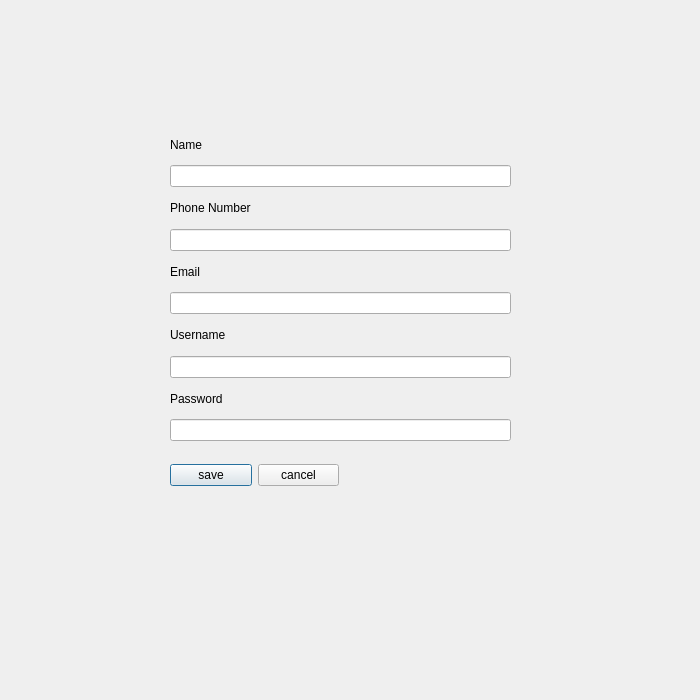
<?xml version="1.0" encoding="UTF-8"?>
<ui version="4.0">
 <class>EditProfile</class>
 <widget class="QDialog" name="EditProfile">
  <property name="geometry">
   <rect>
    <x>0</x>
    <y>0</y>
    <width>700</width>
    <height>700</height>
   </rect>
  </property>
  <property name="windowTitle">
   <string>Dialog</string>
  </property>
  <widget class="QWidget" name="layoutWidget">
   <property name="geometry">
    <rect>
     <x>170</x>
     <y>460</y>
     <width>169</width>
     <height>31</height>
    </rect>
   </property>
   <layout class="QHBoxLayout" name="horizontalLayout">
    <item>
     <widget class="QPushButton" name="save">
      <property name="text">
       <string>save</string>
      </property>
     </widget>
    </item>
    <item>
     <widget class="QPushButton" name="pushButton_2">
      <property name="text">
       <string>cancel</string>
      </property>
     </widget>
    </item>
   </layout>
  </widget>
  <widget class="QWidget" name="layoutWidget_2">
   <property name="geometry">
    <rect>
     <x>170</x>
     <y>130</y>
     <width>341</width>
     <height>311</height>
    </rect>
   </property>
   <layout class="QVBoxLayout" name="verticalLayout_3">
    <item>
     <widget class="QLabel" name="label">
      <property name="text">
       <string>Name </string>
      </property>
     </widget>
    </item>
    <item>
     <widget class="QLineEdit" name="name"/>
    </item>
    <item>
     <widget class="QLabel" name="label_5">
      <property name="text">
       <string>Phone Number </string>
      </property>
     </widget>
    </item>
    <item>
     <widget class="QLineEdit" name="phone_number"/>
    </item>
    <item>
     <widget class="QLabel" name="label_4">
      <property name="text">
       <string>Email </string>
      </property>
     </widget>
    </item>
    <item>
     <widget class="QLineEdit" name="email"/>
    </item>
    <item>
     <widget class="QLabel" name="label_3">
      <property name="text">
       <string>Username </string>
      </property>
     </widget>
    </item>
    <item>
     <widget class="QLineEdit" name="username"/>
    </item>
    <item>
     <widget class="QLabel" name="label_2">
      <property name="text">
       <string>Password </string>
      </property>
     </widget>
    </item>
    <item>
     <widget class="QLineEdit" name="password"/>
    </item>
   </layout>
  </widget>
  <widget class="QLabel" name="label_6">
   <property name="geometry">
    <rect>
     <x>60</x>
     <y>60</y>
     <width>50</width>
     <height>50</height>
    </rect>
   </property>
   <property name="text">
    <string/>
   </property>
  </widget>
 </widget>
 <resources/>
 <connections>
  <connection>
   <sender>pushButton_2</sender>
   <signal>clicked()</signal>
   <receiver>EditProfile</receiver>
   <slot>close()</slot>
   <hints>
    <hint type="sourcelabel">
     <x>169</x>
     <y>387</y>
    </hint>
    <hint type="destinationlabel">
     <x>254</x>
     <y>395</y>
    </hint>
   </hints>
  </connection>
 </connections>
</ui>
